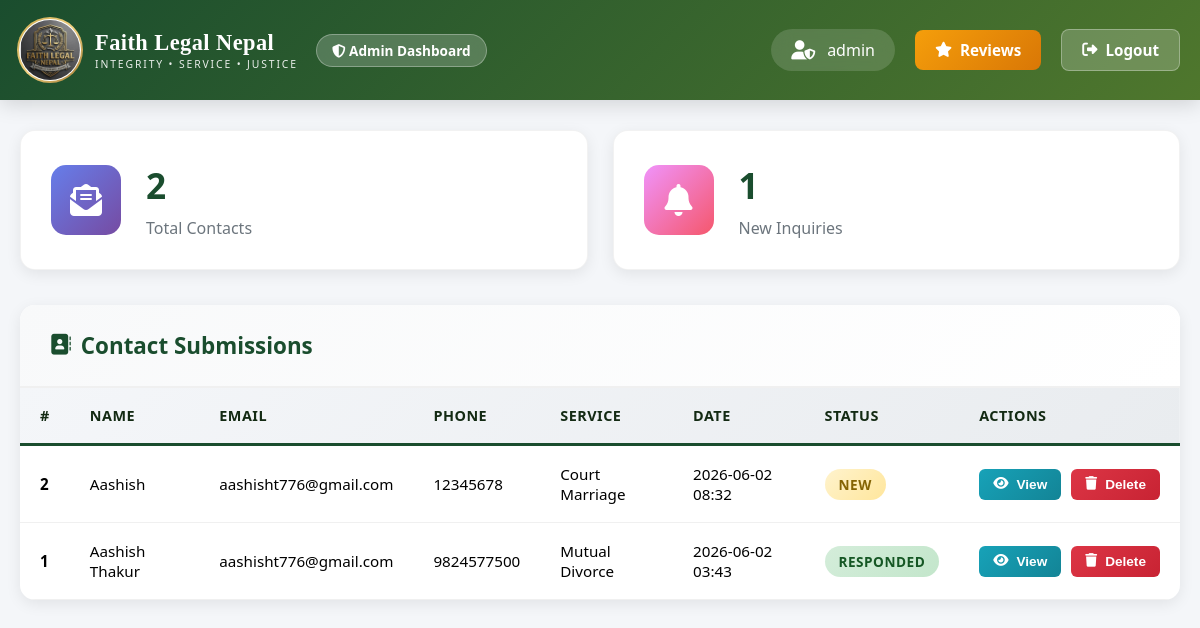
/admin/dashboard (signed in), run on an earlier commit of the app's database.
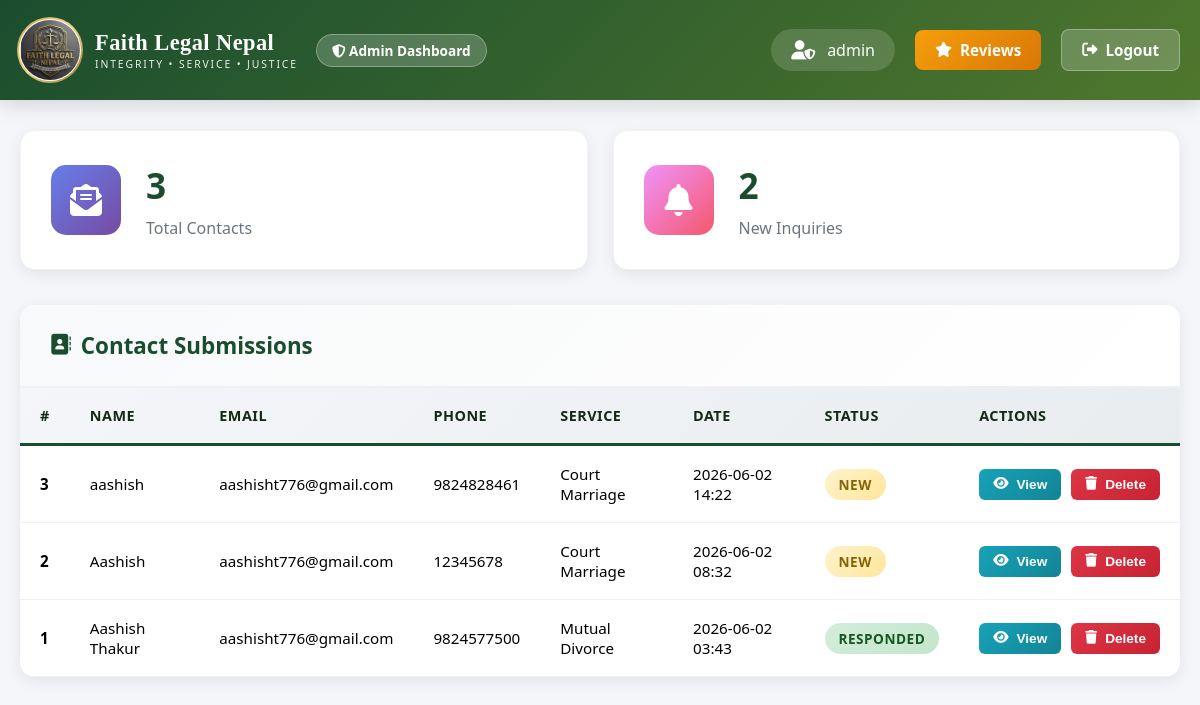
And on a later commit of the database.
### app.py (models this page shows, shortened)
class Admin(UserMixin, db.Model):
    __tablename__ = 'admin'
    id = db.Column(db.Integer, primary_key=True)
    username = db.Column(db.String(80), unique=True, nullable=False)
    password_hash = db.Column(db.String(200), nullable=False)

class Contact(db.Model):
    __tablename__ = 'contact'
    id = db.Column(db.Integer, primary_key=True)
    name = db.Column(db.String(100), nullable=False)
    email = db.Column(db.String(120), nullable=False)
    phone = db.Column(db.String(20), nullable=False)
    service = db.Column(db.String(100), nullable=False)
    message = db.Column(db.Text, nullable=False)
    created_at = db.Column(db.DateTime, default=datetime.utcnow)
    status = db.Column(db.String(20), default='New')  # New, Read, Responded

### app.py (the view)
@app.route('/admin/dashboard')
@login_required
def admin_dashboard():
    contacts = Contact.query.order_by(Contact.created_at.desc()).all()
    total_contacts = Contact.query.count()
    new_contacts = Contact.query.filter_by(status='New').count()
    read_contacts = Contact.query.filter_by(status='Read').count()
    responded_contacts = Contact.query.filter_by(status='Responded').count()
    print(f"\n📊 Dashboard accessed by: {current_user.username}")
    print(f"   Total: {total_contacts}, New: {new_contacts}, Read: {read_contacts}, Responded: {responded_contacts}")
    return render_template('admin_dashboard.html',
                         contacts=contacts,
                         total_contacts=total_contacts,
                         new_contacts=new_contacts,
                         read_contacts=read_contacts,
                         responded_contacts=responded_contacts)

### app.py (called while the page is built)
@login_manager.user_loader
def load_user(user_id):
    return Admin.query.get(int(user_id))

### templates/admin_dashboard.html (shortened to what this page needs)
<!DOCTYPE html>
<html lang="en">
<head>
    <link rel="stylesheet" href="https://cdnjs.cloudflare.com/ajax/libs/font-awesome/6.4.0/css/all.min.css">
</head>
<body>
    <div class="dashboard-header">
        <div class="header-container">
            <div class="dashboard-title">
                <div class="logo-section">
                    <div class="logo-img-wrapper">
                        <img src="{{ url_for('static', filename='images/logo.jpg') }}" alt="Faith Legal Nepal Logo" class="logo-img" onerror="this.style.display='none'">
                    </div>
                    <div class="logo-text">
                        <span class="logo-name">Faith Legal Nepal</span>
                        <span class="logo-tagline">Integrity • Service • Justice</span>
                    </div>
                </div>
                <div class="admin-badge">
                    <i class="fas fa-shield-alt"></i> Admin Dashboard
                </div>
            </div>
            <div class="header-actions">
                <div class="user-info">
                    <i class="fas fa-user-shield"></i>
                    <span>{{ current_user.username }}</span>
                </div>
                <a href="/admin/reviews" class="btn btn-reviews">
                    <i class="fas fa-star"></i>
                    Reviews
                </a>
                <a href="{{ url_for('admin_logout') }}" class="btn btn-logout">
                    <i class="fas fa-sign-out-alt"></i> Logout
                </a>
            </div>
        </div>
    </div>
    <div class="container">
        <div class="stats-grid">
            <div class="stat-card">
                <div class="stat-icon total">
                    <i class="fas fa-envelope-open-text"></i>
                </div>
                <div class="stat-info">
                    <h3>{{ total_contacts }}</h3>
                    <p>Total Contacts</p>
                </div>
            </div>
            <div class="stat-card">
                <div class="stat-icon new">
                    <i class="fas fa-bell"></i>
                </div>
                <div class="stat-info">
                    <h3>{{ new_contacts }}</h3>
                    <p>New Inquiries</p>
                </div>
            </div>
        </div>
        <div class="contacts-section">
            <div class="section-header">
                <h2>
                    <i class="fas fa-address-book"></i>
                    Contact Submissions
                </h2>
            </div>
            <div class="table-container">
                {% if contacts %}
                    <table>
                        <thead>
                            <tr>
                                <th>#</th>
                                <th>Name</th>
                                <th>Email</th>
                                <th>Phone</th>
                                <th>Service</th>
                                <th>Date</th>
                                <th>Status</th>
                                <th>Actions</th>
                            </tr>
                        </thead>
                        <tbody>
                            {% for contact in contacts %}
                                <tr>
                                    <td><strong>{{ contact.id }}</strong></td>
                                    <td>{{ contact.name }}</td>
                                    <td>{{ contact.email }}</td>
                                    <td>{{ contact.phone }}</td>
                                    <td>{{ contact.service }}</td>
                                    <td>{{ contact.created_at.strftime('%Y-%m-%d %H:%M') }}</td>
                                    <td>
                                        <span class="status-badge status-{{ contact.status.lower() }}">
                                            {{ contact.status }}
                                        </span>
                                    </td>
                                    <td>
                                        <div class="action-buttons">
                                            <button class="btn btn-sm btn-view" onclick="viewContact({{ contact.id }}, '{{ contact.name }}', '{{ contact.email }}', '{{ contact.phone }}', '{{ contact.service }}', `{{ contact.message }}`, '{{ contact.created_at.strftime('%Y-%m-%d %H:%M') }}', '{{ contact.status }}')">
                                                <i class="fas fa-eye"></i> View
                                            </button>
                                            <form method="POST" action="{{ url_for('delete_contact', contact_id=contact.id) }}" style="display: inline;">
                                                <button type="submit" class="btn btn-sm btn-delete" onclick="return confirm('Are you sure you want to delete this contact?')">
                                                    <i class="fas fa-trash"></i> Delete
                                                </button>
                                            </form>
                                        </div>
                                    </td>
                                </tr>
                            {% endfor %}
                        </tbody>
                    </table>
                {% else %}
                    <div class="no-contacts">
                        <i class="fas fa-inbox"></i>
                        <h3>No contacts yet</h3>
                        <p>Contact submissions will appear here</p>
                    </div>
                {% endif %}
            </div>
        </div>
    </div>
</body>
</html>

What changed in the data, as far as the page shows it:
added Contact: id "3", name "aashish", email "aashisht776@gmail.com", phone "9824828461", service "Court Marriage", created_at "2026-06-02 14:22", status "NEW"
Also different on the page:
{{ total_contacts }}: "2" → "3"
{{ new_contacts }}: "1" → "2"
